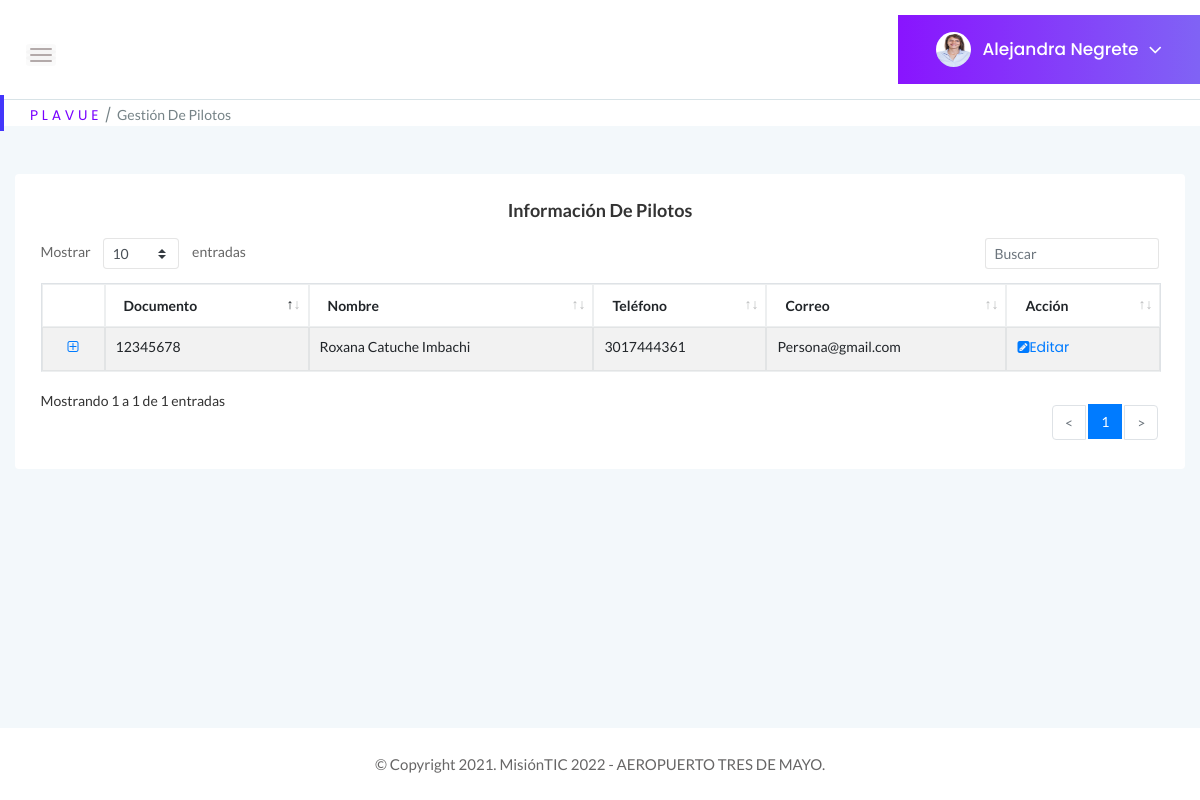
The page /GestionPilotos (signed in) on the database as committed earlier.
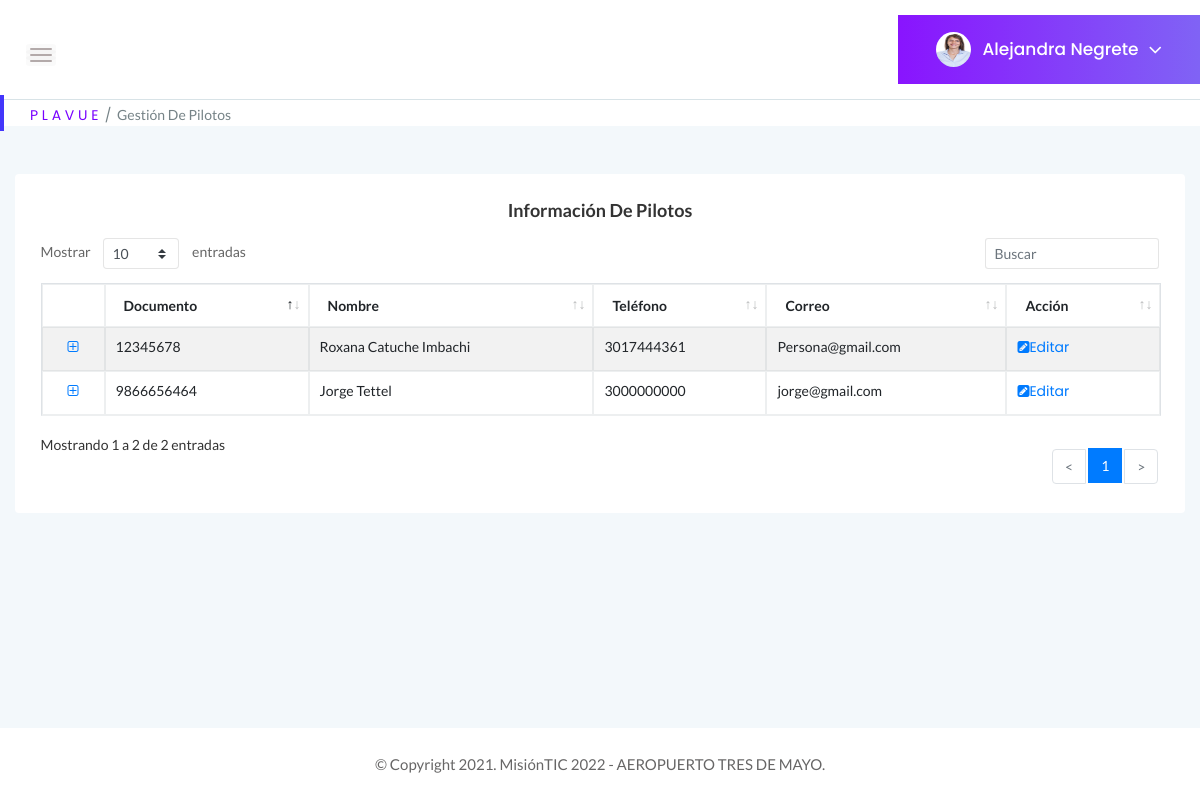
The same page on the database as committed later.
### tables this page shows
CREATE TABLE Usuarios (Id_usuario BIGINT PRIMARY KEY, Documento BIGINT UNIQUE, tipoDocumento INTEGER REFERENCES tipo_documento (id_documento) ON DELETE RESTRICT ON UPDATE RESTRICT MATCH SIMPLE, contraseña VARCHAR NOT NULL, tipoPerfil INTEGER REFERENCES Perfil (Id_perfil) ON DELETE RESTRICT ON UPDATE RESTRICT, estadoUsuario INTEGER REFERENCES Estado (Id_estado) ON DELETE RESTRICT ON UPDATE RESTRICT, Nombre VARCHAR (100) NOT NULL, correo VARCHAR (100) UNIQUE NOT NULL, fechaNacimiento DATE, sexo INTEGER REFERENCES Genero (Id_genero) ON DELETE RESTRICT ON UPDATE RESTRICT, Celular BIGINT, nacionalidad INTEGER REFERENCES Nacionalidad (Id_pais) ON DELETE RESTRICT ON UPDATE RESTRICT, nombreContacto VARCHAR (100), numeroContacto BIGINT, foto VARCHAR (5000));

### app.py (the view)
@app.route("/GestionPilotos", methods=["GET"])
def Gestion_pilotos():
    if "usuario" in session:
        if request.method == "GET":
            tipoPerfil = 2
            try:
                with sqlite3.connect("Plavue.db") as con:
                    con.row_factory = sqlite3.Row
                    cur = con.cursor()
                    cur.execute("SELECT * FROM Usuarios WHERE correo = ?", [session["usuario"]])
                    query = cur.fetchone()
                with sqlite3.connect("Plavue.db") as con1:
                    con1.row_factory = sqlite3.Row
                    cur1 = con1.cursor()
                    cur1.execute("SELECT * FROM Usuarios WHERE tipoPerfil =? ", [tipoPerfil])
                    query2 = cur1.fetchall()
                    if query2 is None:
                        return "Usuario no existe!"
                return render_template("GestionPilotos.html", perfil = query, tabla = query2)
            except Error as er:
                print('SQLite error: %s' % (' '.join(er.args)))
                print('SQLite traceback: ')
        return render_template('GestionPilotos.html')
    return render_template("Login.html")

### templates/GestionPilotos.html (shortened to what the changed rows need)
<!doctype html>
<html class="no-js" lang="es">
    <head>
        <link rel="stylesheet" href="{{ url_for('static', filename='css/bootstrap.min.css') }}">
        <link rel="stylesheet" href="{{ url_for('static', filename='css/font-awesome.min.css') }}">
        <link rel="stylesheet" href="{{ url_for('static', filename='css/themify-icons.css') }}">
        <link rel="stylesheet" href="{{ url_for('static', filename='css/metisMenu.css') }}">
        <link rel="stylesheet" href="{{ url_for('static', filename='css/owl.carousel.min.css') }}">
        <link rel="stylesheet" href="{{ url_for('static', filename='css/slicknav.min.css') }}">
        <link rel="stylesheet" href="https://www.amcharts.com/lib/3/plugins/export/export.css" type="text/css" media="all" />
        <link rel="stylesheet" type="text/css" href="{{ url_for('static', filename='css/tables/jquery.dataTables.css') }}">
        <link rel="stylesheet" type="text/css" href="{{ url_for('static', filename='css/tables/dataTables.bootstrap4.min.css') }}">
        <link rel="stylesheet" type="text/css" href="{{ url_for('static', filename='css/tables/responsive.bootstrap.min.css') }}">
        <link rel="stylesheet" type="text/css" href="{{ url_for('static', filename='css/tables/responsive.jqueryui.min.css') }}">
        <link rel="stylesheet" href="{{ url_for('static', filename='css/typography.css') }}">
        <link rel="stylesheet" href="{{ url_for('static', filename='css/default-css.css') }}">
        <link rel="stylesheet" href="{{ url_for('static', filename='css/styles.css') }}">
        <link rel="stylesheet" href="{{ url_for('static', filename='css/responsive.css') }}">
        <link rel="stylesheet" href="{{ url_for('static', filename='js/vendor/select2.css') }}">
    </head>
<body>
    <div class="page-container">
        <div class="main-content">
            <div class="body main-content-inner">
                <div class="row">
                    <div class="col-12 mt-5">
                        <div class="card">
                            <div class="card-body">
                                <section class="panel">
                                    <div class="panel-body">
                                        <table class="table table-bordered table-striped mb-none" id="datatable-gestionpilotos" data-swf-path="static/vendor/jquery-datatables/extras/TableTools/swf/copy_csv_xls_pdf.swf">
                                            <thead>
                                                <tr>
                                                    <th>Documento</th>
                                                    <th>Nombre</th>
                                                    <th>Teléfono</th>
                                                    <th>Correo</th>
                                                    <th>Acción</th>
                                                </tr>
                                            </thead>
                                            <tbody>
                                                {% for r in tabla %}
                                                <tr class="gradeX">
                                                    <td>{{ r ['Documento'] }}</td>
                                                    <td>{{ r ['Nombre'] }}</td>
                                                    <td>{{ r ['Celular']}}</td>
                                                    <td name="Correopiloto" class="center">{{ r ['Correo' ]}}</td>
                                                    <td class="center"><div ><a href="../EditarPiloto/{{r ['Correo']}}"><i
                                                        class="fa fa-pencil-square"></i>Editar</a></div></td>
                                                </tr>
                                                {% endfor %}
                                            </tbody>
                                        </table>
                                    </div>
                            </div>
                        </div>
                    </div>
                </div>
            </div>
        </div>
    </div>
</body>
</html>

Rows that differ between the two databases and show on the page:
now on this page (row edited): Usuarios: Documento "9866656464", Nombre "Jorge Tettel", Celular "3000000000", correo "jorge@gmail.com"
Other text that changed with them:
text written by a page script: "Mostrar entradas Mostrando 1 a 1 de 1 entradas < 1 >" → "Mostrar entradas Mostrando 1 a 2 de 2 entradas < 1 >"
